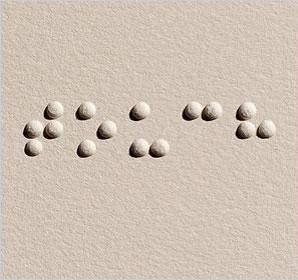
#> input picture Generacion de puntos v1/TOUCH_BRAILE.jpg, 298 x 280 px, found by its file name
$ jupyter execute --allow-errors SEGMENTACION_BRAILE_V1.ipynb
#> lines starting #> are read from the running program, lines starting #| are printed output that depends on the picture; after the words box and inside, x2 and y2 are one past the last pixel; in counts of white or black regions, pixels touching at a corner belong together
# **Primera Versión para segmentar caracteres Braille**

[cell 1]
import cv2
from google.colab.patches import cv2_imshow
import numpy as np
from matplotlib import pyplot as plt

# Leer la imagen
image_path = "/content/TOUCH_BRAILE.jpg"
image = cv2.imread(image_path)
#> image is the input picture: shape (280, 298, 3); mean B, G, R 180.7, 193.5, 207.4

# Convertir a escala de grises
gray = cv2.cvtColor(image, cv2.COLOR_BGR2GRAY)

cv2_imshow(gray)

[cell 2]
# Aplicar un filtro para reducir ruido
blurred = cv2.GaussianBlur(gray, (5, 5), 0)
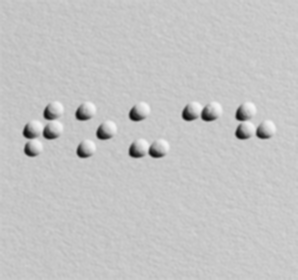
#> blurred: shape (280, 298); min 11, max 244, mean 196.4

cv2_imshow(blurred)

# Umbralización para segmentar los puntos
_, binary1 = cv2.threshold(blurred, 0, 255,  cv2.THRESH_BINARY+cv2.THRESH_OTSU)
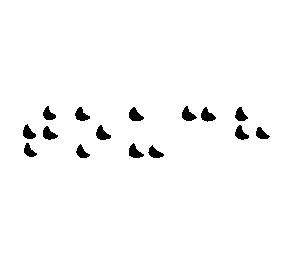
#> binary1: shape (280, 298); 97.9% white; 15 black regions, largest, box (x1, y1, x2, y2) and area: (129, 107, 144, 121) 131, (96, 125, 111, 140) 131, (201, 107, 216, 122) 130
contours1, _ = cv2.findContours(binary1, cv2.RETR_EXTERNAL, cv2.CHAIN_APPROX_SIMPLE)
#> contours1 = [[[0, 0], [0, 279], [297, 279], [297, 0]]]

_, binary2 = cv2.threshold(blurred, 0, 255,  cv2.THRESH_BINARY_INV+cv2.THRESH_OTSU)
#> binary2: shape (280, 298); 2.1% white; 15 white regions
contours2, _ = cv2.findContours(binary2, cv2.RETR_EXTERNAL, cv2.CHAIN_APPROX_SIMPLE)
#> contours2 = 15 contours; largest, box (x1, y1, x2, y2) and area: (129, 107, 144, 121) 112, (96, 125, 111, 140) 110, (201, 107, 216, 122) 110, (182, 106, 197, 121) 108, (129, 143, 144, 158) 107

if len(contours1) >= len(contours2):
  binary = binary1.copy()
else:
  binary = binary2.copy()

cv2_imshow(binary)

[cell 3]
# Encontrar contornos de los puntos
contours, _ = cv2.findContours(binary, cv2.RETR_LIST, cv2.CHAIN_APPROX_SIMPLE)
#> contours has the same summary as contours2

# Calcular los radios de los círculos detectados
radii = []
for contour in contours:
    _, radius = cv2.minEnclosingCircle(contour)
    radii.append(radius)
#> this loop made 15 passes
#> radius on passes 1 to 12: 7.84, 7.31, 8.23, 7.5, 7.23, 7.76, 7.7, 8.05, 7.5, 7.11, 7.84, 7.8
#> after the loop, radii = [7.84, 7.31, 8.23, 7.5, 7.23, 7.76, 7.7, 8.05, 7.5, 7.11, 7.84, 7.8, 7.7, 7.91, 7.11]

# Calcular el radio promedio y excluir valores alejados
radii = np.array(radii)
mean_radius = np.mean(radii)
#> mean_radius = 7.64
std_dev_radius = np.std(radii)
#> std_dev_radius = 0.326
tolerance = 2  # Tolerancia para filtrar radios
filtered_radii = radii[(radii >= mean_radius - tolerance * std_dev_radius) &
                       (radii <= mean_radius + tolerance * std_dev_radius)]
#> filtered_radii has the same summary as radii

# Calcular el nuevo radio promedio basado en los radios filtrados
final_radius = int(np.mean(filtered_radii))
#> final_radius = 7
final_radius = int(final_radius-(0.1*final_radius))
#> final_radius = 6

# Crear una imagen en blanco con el mismo tamaño que la original
output_image1 = np.ones_like(image) * 255  # Fondo blanco
for contour in contours:
    (x, y), radius = cv2.minEnclosingCircle(contour)
    if radius in filtered_radii:
        center = (int(x), int(y))
        # Dibujar un círculo sólido con el radio final
        cv2.circle(output_image1, center, final_radius+2, (0, 0, 255), -1)
#> this loop made 15 passes
#> (x, y, radius, center) on passes 1 to 12: (155.8, 151.8, 7.84, (155, 151)), (83.17, 150.6, 7.31, (83, 150)), (136, 150.7, 8.23, (136, 150)), (30.5, 149, 7.5, (30, 149)), (262.7, 132.4, 7.23, (262, 132)), (50, 132.6, 7.76, (50, 132)), (242.1, 132, 7.7, (242, 132)), (103.5, 132.2, 8.05, (103, 132)), (29.39, 131.1, 7.5, (29, 131)), (241.3, 113.7, 7.11, (241, 113)), (208.2, 114.2, 7.84, (208, 114)), (136.2, 114.1, 7.8, (136, 114))
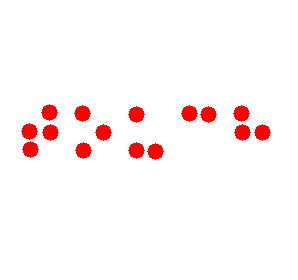
#> output_image1: shape (280, 298, 3); mean of channels 0, 1, 2 246, 246, 255; drawn as B, G, R

# Dibujar círculos sólidos en la imagen con el nuevo radio promedio
output_image = image.copy()
for contour in contours:
    (x, y), radius = cv2.minEnclosingCircle(contour)
    if radius in filtered_radii:
        center = (int(x), int(y))
        # Dibujar un círculo sólido con el radio final
        cv2.circle(output_image, center, final_radius+2, (0, 0, 255), -1)
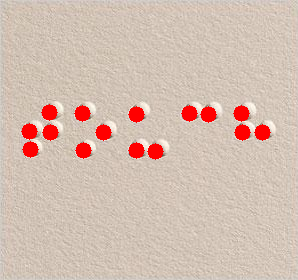
#> output_image: shape (280, 298, 3); 3.54% of pixels changed, all inside (x1, y1, x2, y2) = (21, 104, 271, 160)

# Mostrar la imagen resultante
cv2_imshow(output_image)
